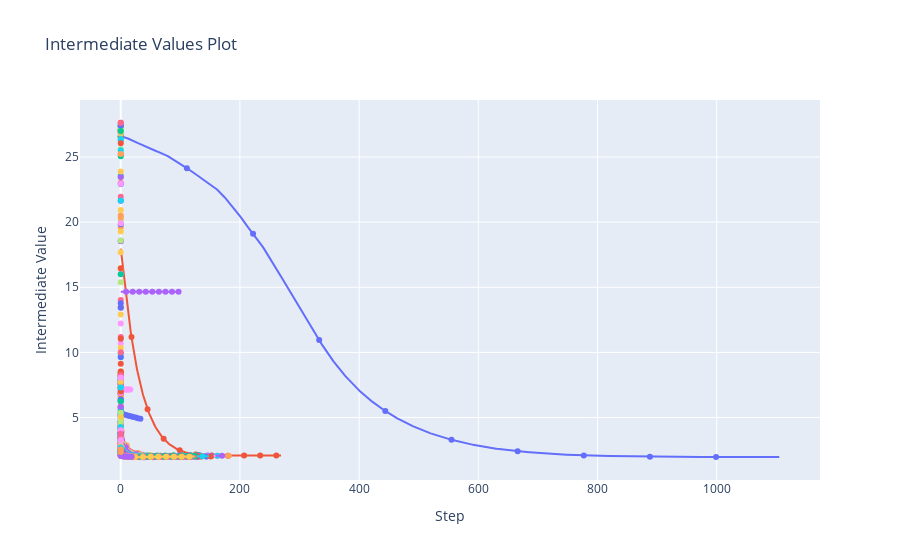

Notebook code for this chart:
### Code cell
from optuna.visualization import plot_contour
from optuna.visualization import plot_edf
from optuna.visualization import plot_intermediate_values
from optuna.visualization import plot_optimization_history
from optuna.visualization import plot_parallel_coordinate
from optuna.visualization import plot_param_importances
from optuna.visualization import plot_slice


plot_intermediate_values(study)
